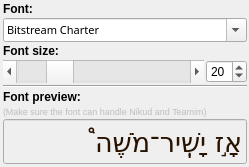
         <widget class="QWidget" name="tab">
          <property name="sizePolicy">
           <sizepolicy hsizetype="Minimum" vsizetype="Minimum">
            <horstretch>0</horstretch>
            <verstretch>0</verstretch>
           </sizepolicy>
          </property>
          <attribute name="title">
           <string>Font</string>
          </attribute>
          <layout class="QVBoxLayout" name="verticalLayout_4">
           <property name="spacing">
            <number>2</number>
           </property>
           <property name="leftMargin">
            <number>3</number>
           </property>
           <property name="topMargin">
            <number>2</number>
           </property>
           <property name="rightMargin">
            <number>2</number>
           </property>
           <property name="bottomMargin">
            <number>3</number>
           </property>
           <item>
            <widget class="QLabel" name="label_9">
             <property name="font">
              <font>
               <weight>75</weight>
               <bold>true</bold>
              </font>
             </property>
             <property name="text">
              <string>Font:</string>
             </property>
            </widget>
           </item>
           <item>
            <widget class="QFontComboBox" name="fontComboBox">
             <property name="sizePolicy">
              <sizepolicy hsizetype="Preferred" vsizetype="Preferred">
               <horstretch>0</horstretch>
               <verstretch>0</verstretch>
              </sizepolicy>
             </property>
             <property name="font">
              <font>
               <family>Sans Serif</family>
               <pointsize>8</pointsize>
               <weight>50</weight>
               <italic>false</italic>
               <bold>false</bold>
              </font>
             </property>
             <property name="layoutDirection">
              <enum>Qt::LeftToRight</enum>
             </property>
             <property name="styleSheet">
              <string notr="true">*{font: 8pt &quot;Sans Serif&quot;;}
</string>
             </property>
             <property name="currentIndex">
              <number>0</number>
             </property>
             <property name="sizeAdjustPolicy">
              <enum>QComboBox::AdjustToContentsOnFirstShow</enum>
             </property>
             <property name="writingSystem">
              <enum>QFontDatabase::Hebrew</enum>
             </property>
             <property name="currentFont">
              <font>
               <family>Arial</family>
              </font>
             </property>
            </widget>
           </item>
           <item>
            <widget class="QLabel" name="label_5">
             <property name="font">
              <font>
               <weight>75</weight>
               <bold>true</bold>
              </font>
             </property>
             <property name="text">
              <string>Font size:</string>
             </property>
            </widget>
           </item>
           <item>
            <layout class="QHBoxLayout" name="horizontalLayout_5">
             <item>
              <widget class="QScrollBar" name="horizontalSlider">
               <property name="sizePolicy">
                <sizepolicy hsizetype="Expanding" vsizetype="Preferred">
                 <horstretch>0</horstretch>
                 <verstretch>0</verstretch>
                </sizepolicy>
               </property>
               <property name="singleStep">
                <number>2</number>
               </property>
               <property name="value">
                <number>20</number>
               </property>
               <property name="orientation">
                <enum>Qt::Horizontal</enum>
               </property>
               <property name="invertedControls">
                <bool>false</bool>
               </property>
              </widget>
             </item>
             <item>
              <widget class="QSpinBox" name="fonSizeSpinBox">
               <property name="sizePolicy">
                <sizepolicy hsizetype="Minimum" vsizetype="Preferred">
                 <horstretch>0</horstretch>
                 <verstretch>0</verstretch>
                </sizepolicy>
               </property>
               <property name="value">
                <number>20</number>
               </property>
              </widget>
             </item>
            </layout>
           </item>
           <item>
            <widget class="Line" name="line_2">
             <property name="orientation">
              <enum>Qt::Horizontal</enum>
             </property>
            </widget>
           </item>
           <item>
            <widget class="QLabel" name="label_6">
             <property name="font">
              <font>
               <weight>75</weight>
               <bold>true</bold>
              </font>
             </property>
             <property name="text">
              <string>Font preview:</string>
             </property>
            </widget>
           </item>
           <item>
            <widget class="QLabel" name="label_7">
             <property name="enabled">
              <bool>false</bool>
             </property>
             <property name="font">
              <font>
               <pointsize>7</pointsize>
              </font>
             </property>
             <property name="text">
              <string>(Make sure the font can handle Nikud and Teamim)</string>
             </property>
             <property name="wordWrap">
              <bool>true</bool>
             </property>
            </widget>
           </item>
           <item>
            <widget class="QLineEdit" name="fontPreview">
             <property name="enabled">
              <bool>false</bool>
             </property>
             <property name="palette">
              <palette>
               <active>
                <colorrole role="WindowText">
                 <brush brushstyle="SolidPattern">
                  <color alpha="255">
                   <red>40</red>
                   <green>19</green>
                   <blue>1</blue>
                  </color>
                 </brush>
                </colorrole>
                <colorrole role="Dark">
                 <brush brushstyle="SolidPattern">
                  <color alpha="255">
                   <red>1</red>
                   <green>0</green>
                   <blue>0</blue>
                  </color>
                 </brush>
                </colorrole>
                <colorrole role="Text">
                 <brush brushstyle="SolidPattern">
                  <color alpha="255">
                   <red>40</red>
                   <green>19</green>
                   <blue>1</blue>
                  </color>
                 </brush>
                </colorrole>
                <colorrole role="ButtonText">
                 <brush brushstyle="SolidPattern">
                  <color alpha="255">
                   <red>40</red>
                   <green>19</green>
                   <blue>1</blue>
                  </color>
                 </brush>
                </colorrole>
               </active>
               <inactive>
                <colorrole role="WindowText">
                 <brush brushstyle="SolidPattern">
                  <color alpha="255">
                   <red>40</red>
                   <green>19</green>
                   <blue>1</blue>
                  </color>
                 </brush>
                </colorrole>
                <colorrole role="Dark">
                 <brush brushstyle="SolidPattern">
                  <color alpha="255">
                   <red>1</red>
                   <green>0</green>
                   <blue>0</blue>
                  </color>
                 </brush>
                </colorrole>
                <colorrole role="Text">
                 <brush brushstyle="SolidPattern">
                  <color alpha="255">
                   <red>40</red>
                   <green>19</green>
                   <blue>1</blue>
                  </color>
                 </brush>
                </colorrole>
                <colorrole role="ButtonText">
                 <brush brushstyle="SolidPattern">
                  <color alpha="255">
                   <red>40</red>
                   <green>19</green>
                   <blue>1</blue>
                  </color>
                 </brush>
                </colorrole>
               </inactive>
               <disabled>
                <colorrole role="WindowText">
                 <brush brushstyle="SolidPattern">
                  <color alpha="255">
                   <red>40</red>
                   <green>19</green>
                   <blue>1</blue>
                  </color>
                 </brush>
                </colorrole>
                <colorrole role="Dark">
                 <brush brushstyle="SolidPattern">
                  <color alpha="255">
                   <red>1</red>
                   <green>0</green>
                   <blue>0</blue>
                  </color>
                 </brush>
                </colorrole>
                <colorrole role="Text">
                 <brush brushstyle="SolidPattern">
                  <color alpha="255">
                   <red>40</red>
                   <green>19</green>
                   <blue>1</blue>
                  </color>
                 </brush>
                </colorrole>
                <colorrole role="ButtonText">
                 <brush brushstyle="SolidPattern">
                  <color alpha="255">
                   <red>40</red>
                   <green>19</green>
                   <blue>1</blue>
                  </color>
                 </brush>
                </colorrole>
               </disabled>
              </palette>
             </property>
             <property name="font">
              <font>
               <family>Droid Sans Hebrew Orayta</family>
               <pointsize>20</pointsize>
              </font>
             </property>
             <property name="layoutDirection">
              <enum>Qt::RightToLeft</enum>
             </property>
             <property name="text">
              <string>אָ֣ז יָשִֽׁיר־מֹשֶׁה֩</string>
             </property>
            </widget>
           </item>
          </layout>
         </widget>
